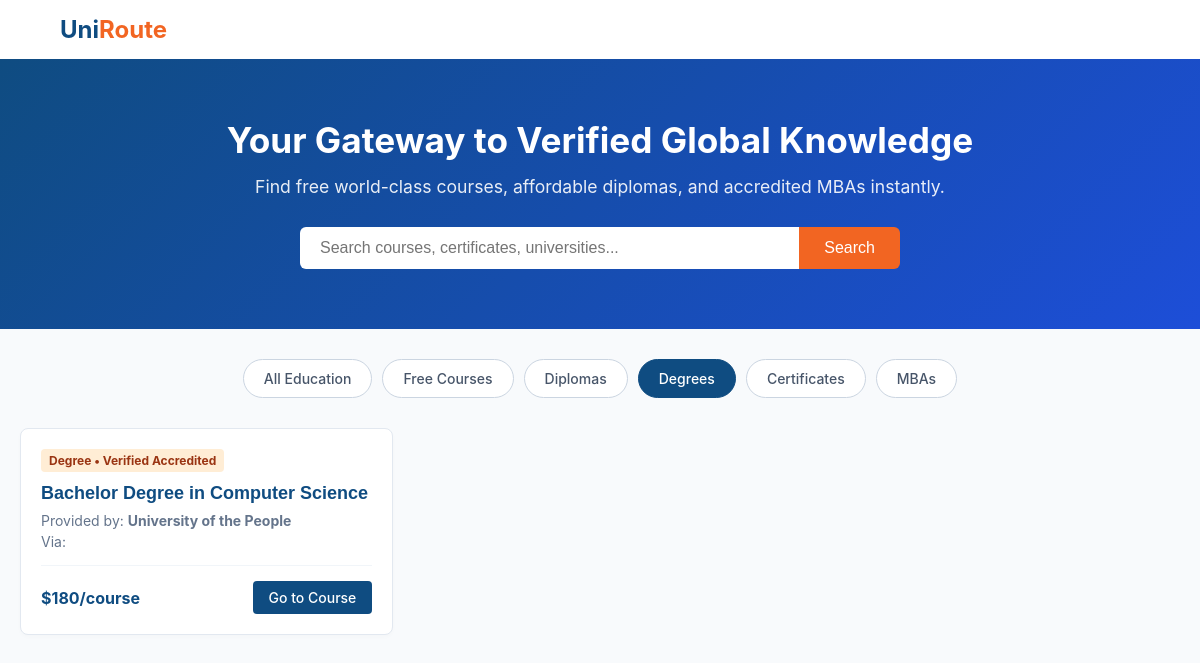
Screenshot of /?type=Degree with the database file from the repository.
### tables this page shows
CREATE TABLE courses (
    id INTEGER PRIMARY KEY AUTOINCREMENT,
    platform_id INTEGER,
    title TEXT NOT NULL,
    provider_institution TEXT,
    credential_type TEXT NOT NULL,
    is_accredited BOOLEAN NOT NULL DEFAULT 0,
    cost_status TEXT NOT NULL,
    price_detail TEXT,
    direct_link TEXT NOT NULL,
    FOREIGN KEY(platform_id) REFERENCES platforms(id)
);

### app.py (the view)
@app.route('/')
def index():
    query = request.args.get('q', '')
    cred_filter = request.args.get('type', '')
    conn = get_db_connection()
    sql = "SELECT * FROM courses WHERE 1=1"
    params = []
    if query:
        sql += " AND (title LIKE ? OR provider_institution LIKE ?)"
        params.extend([f'%{query}%', f'%{query}%'])
    if cred_filter:
        sql += " AND credential_type = ?"
        params.append(cred_filter)
    courses = conn.execute(sql, params).fetchall()
    conn.close()
    return render_template('index.html', courses=courses, query=query, current_type=cred_filter)

### app.py (called while the page is built)
def get_db_connection():
    conn = sqlite3.connect(app.config['DATABASE'])
    conn.row_factory = sqlite3.Row
    return conn

### templates/index.html (shortened to what this page needs)
<!DOCTYPE html>
<html lang="en">
<head>
</head>
<body>
    <header>
        <a href="/" id="logo-trigger" class="logo">Uni<span>Route</span></a>
    </header>
    <main>
        <div class="hero">
            <h1>Your Gateway to Verified Global Knowledge</h1>
            <p>Find free world-class courses, affordable diplomas, and accredited MBAs instantly.</p>
            <form action="/" method="GET" class="search-container">
                <input type="text" name="q" value="{{ query }}" placeholder="Search courses, certificates, universities..." class="search-input">
                <button type="submit" class="search-btn">Search</button>
            </form>
        </div>
        <div class="filters">
            <a href="/" class="filter-btn {% if not current_type %}active{% endif %}">All Education</a>
            <a href="/?type=Free Course" class="filter-btn {% if current_type == 'Free Course' %}active{% endif %}">Free Courses</a>
            <a href="/?type=Diploma" class="filter-btn {% if current_type == 'Diploma' %}active{% endif %}">Diplomas</a>
            <a href="/?type=Degree" class="filter-btn {% if current_type == 'Degree' %}active{% endif %}">Degrees</a>
            <a href="/?type=Certificate" class="filter-btn {% if current_type == 'Certificate' %}active{% endif %}">Certificates</a>
            <a href="/?type=MBA" class="filter-btn {% if current_type == 'MBA' %}active{% endif %}">MBAs</a>
        </div>
        <div class="course-grid">
            {% for course in courses %}
            <div class="course-card">
                <div>
                    <span class="badge {% if course.cost_status == 'Free' %}badge-free{% else %}badge-paid{% endif %}">
                        {{ course.credential_type }} {% if course.is_accredited %}• Verified Accredited{% endif %}
                    </span>
                    <h3 class="course-title">{{ course.title | safe }}</h3>
                    <div class="course-meta">
                        <div>Provided by: <strong>{{ course.provider_institution }}</strong></div>
                        <div style="margin-top: 4px;">Via: {{ course.platform_name }}</div>
                    </div>
                </div>
                <div class="card-footer">
                    <span class="price">{{ course.price_detail }}</span>
                    <a href="{{ course.direct_link }}" target="_blank" class="apply-btn">Go to Course</a>
                </div>
            </div>
            {% else %}
            <p style="grid-column: 1/-1; text-align: center; color: #64748b; padding: 40px 0;">No tracks found matching your query details.</p>
            {% endfor %}
        </div>
    </main>
</body>
</html>

### templates/index.html (style rules this page uses)
body { font-family: -apple-system, BlinkMacSystemFont, "Segoe UI", Roboto, sans-serif; background-color: #f8fafc; color: #1e293b; margin: 0; padding: 0; }
header { display: flex; justify-content: space-between; align-items: center; padding: 15px 5%; background-color: #fff; box-shadow: 0 1px 3px rgba(0,0,0,0.1); }
.logo { font-size: 24px; font-weight: bold; color: #0f4c81; text-decoration: none; }
.logo span { color: #f26522; }
.hero { background: linear-gradient(135deg, #0f4c81 0%, #1d4ed8 100%); color: white; text-align: center; padding: 60px 20px; }
.hero h1 { margin: 0 0 15px 0; font-size: 2.2rem; }
.hero p { margin: 0 0 30px 0; font-size: 1.1rem; opacity: 0.9; }
.search-container { max-width: 600px; margin: 0 auto; display: flex; }
.search-input { flex-grow: 1; padding: 12px 20px; border: none; border-radius: 6px 0 0 6px; font-size: 16px; outline: none; }
.search-btn { background-color: #f26522; color: white; border: none; padding: 0 25px; font-size: 16px; border-radius: 0 6px 6px 0; cursor: pointer; }
.filters { display: flex; justify-content: center; gap: 10px; margin: 30px 0; flex-wrap: wrap; padding: 0 10px; }
.filter-btn { background: white; text-decoration: none; color: #475569; padding: 10px 20px; border: 1px solid #cbd5e1; border-radius: 20px; font-weight: 500; font-size: 14px; }
.filter-btn.active, .filter-btn:hover { background-color: #0f4c81; color: white; border-color: #0f4c81; }
.course-grid { max-width: 1200px; margin: 0 auto; padding: 0 20px 40px 20px; display: grid; grid-template-columns: repeat(auto-fill, minmax(300px, 1fr)); gap: 20px; }
.course-card { background: white; border-radius: 8px; border: 1px solid #e2e8f0; padding: 20px; display: flex; flex-direction: column; justify-content: space-between; box-shadow: 0 2px 4px rgba(0,0,0,0.02); }
.badge { display: inline-block; padding: 4px 8px; font-size: 12px; font-weight: bold; border-radius: 4px; margin-bottom: 10px; }
.badge-paid { background-color: #ffedd5; color: #9a3412; }
.course-title { font-size: 18px; margin: 0 0 8px 0; color: #0f4c81; }
.course-meta { font-size: 14px; color: #64748b; margin-bottom: 15px; }
.card-footer { display: flex; justify-content: space-between; align-items: center; margin-top: auto; border-top: 1px solid #f1f5f9; padding-top: 15px; }
.price { font-weight: bold; color: #0f4c81; }
.apply-btn { background-color: #0f4c81; color: white; text-decoration: none; padding: 8px 16px; border-radius: 4px; font-size: 14px; font-weight: 500; }

### rows the page displays
courses: credential_type "Degree", is_accredited "• Verified Accredited", title "Bachelor Degree in Computer Science", provider_institution "University of the People", price_detail "$180/course"
